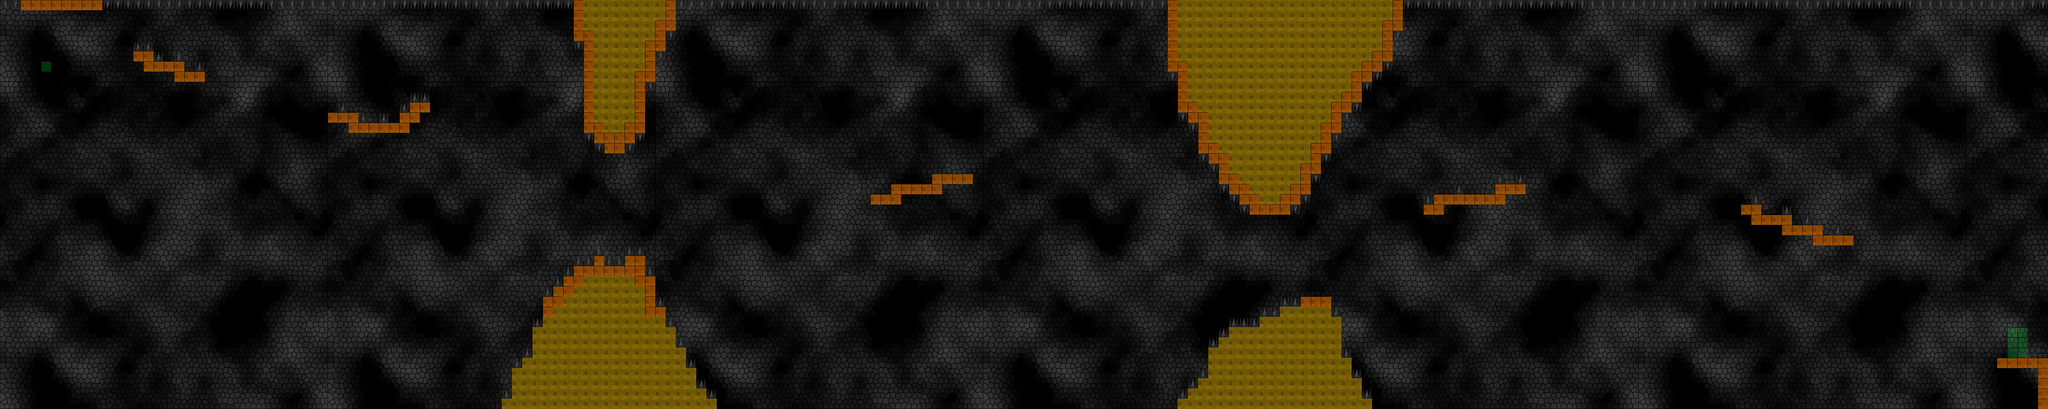

A level layout from a 2D game, rendered from its tile map. Below: a short description, then the map file with tile-grid data replaced by summaries:
An orthogonal 200x40 tile map with 32x32 px tiles, 7 tile layers (Background, Goal, Metal, Meta, ...), 6 tilesets.

<map version="1.0" orientation="orthogonal" renderorder="right-down" width="200" height="40" tilewidth="32" tileheight="32" nextobjectid="2">
 <tileset firstgid="1" name="Earthblock64x64" tilewidth="32" tileheight="32">
  <image source="Materials/Earthblock64x64.png" width="64" height="64" />
 </tileset>
 <tileset firstgid="5" name="spike" tilewidth="32" tileheight="32">
  <image source="Materials/spike.png" width="32" height="32" />
 </tileset>
 <tileset firstgid="6" name="backgroundRock64" tilewidth="32" tileheight="32">
  <image source="Materials/backgroundRock64.png" width="64" height="64" />
 </tileset>
 <tileset firstgid="10" name="meta_tiles" tilewidth="32" tileheight="32">
  <image source="Materials/meta_tiles.png" width="67" height="34" />
 </tileset>
 <tileset firstgid="12" name="steel" tilewidth="32" tileheight="32">
  <image source="Materials/steel.png" width="32" height="32" />
 </tileset>
 <tileset firstgid="13" name="bg9" tilewidth="32" tileheight="32">
  <image source="Materials/bg9.png" width="1024" height="1024" />
 </tileset>
 <layer name="Background" width="200" height="40">
  <data>[8000 cells, 8000 non-empty, 1024 distinct tile ids]</data>
 </layer>
 <layer name="Goal" width="200" height="40">
  <data>[8000 cells, 6 non-empty, 1 distinct tile ids]</data>
 </layer>
 <layer name="Metal" width="200" height="40">
  <data>[8000 cells, 2 non-empty, 1 distinct tile ids]</data>
 </layer>
 <layer name="Meta" width="200" height="40">
  <data>[8000 cells, 843 non-empty, 1 distinct tile ids]</data>
 </layer>
 <layer name="Collision" width="200" height="40">
  <data>[8000 cells, 204 non-empty, 1 distinct tile ids]</data>
 </layer>
 <layer name="Spike" width="200" height="40">
  <data>[8000 cells, 242 non-empty, 1 distinct tile ids]</data>
 </layer>
 <layer name="Spawn" width="200" height="40">
  <data>[8000 cells, 1 non-empty, 1 distinct tile ids]</data>
 </layer>
</map>
